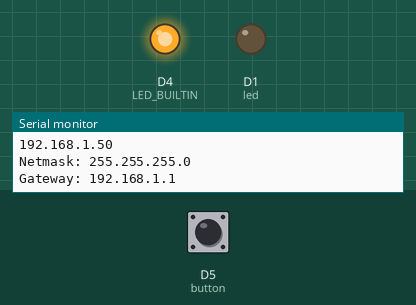
This sketch was run on a simulated ESP8266 (NodeMCU). Shown: output pins drawn as LEDs (lit = HIGH, except the on-board LED, lit = LOW), the last lines printed to the serial monitor. The test bench sets the inputs (shaded band); at power-on: D5 (button) LOW. WiFi joins after 1.5 s; servers stay silent unless stated; uploads are accepted with an empty reply.

Above: at 3.2 s.
3.3 s: D5 (button) pulled HIGH for 0.15 s
At 4.3 s:
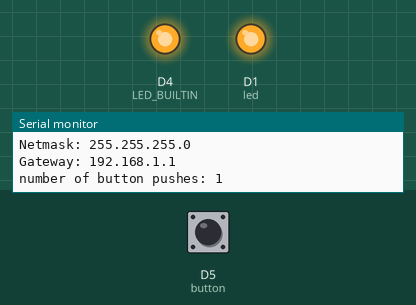
6.3 s: D5 (button) pulled HIGH for 1 s
9.3 s: D5 (button) pulled HIGH for 3.2 s
Timing chart, 0 to 15.8 s (numbered marks = the images above; inputs shaded):
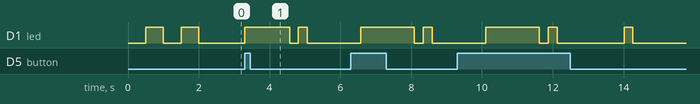

Measured:
- after the input at 3.3 s, D1 (led): LOW → HIGH at once, → LOW 1.3 s later, → HIGH 0.25 s later, → LOW 0.25 s later

The sketch:

ConexionBotonWeb-Polo.ino
```cpp
#include <ESP8266WiFi.h>

int buttonState = 0;
int lastButtonState = 0;
int buttonPushCounter = 0;

//POLO
const char* ssid1 = "INFINITUMFD9C_2.4";
const char* password1 = "8q8ydR28gY";

//CASA
const char* ssid2 = "JustInternet";
const char* password2 = "thePassword";

//CASA
const char* ssid3 = "Sotres";
const char* password3 = "12345678";

const char* host = "uruguay25.mx";

int led = D1;     // LED pin D1
int button = D5; // push button is connected D0

void setup() {
  // put your setup code here, to run once:
  pinMode( button, INPUT);
  pinMode(led , OUTPUT );
  pinMode(LED_BUILTIN , OUTPUT );

  Serial.begin(115200);

  // Connect to WiFi network
  Serial.println();
  Serial.println();
  Serial.print("Connecting to ");
  Serial.println(ssid1);

  WiFi.begin(ssid1, password1);

  while (WiFi.status() != WL_CONNECTED) {
    delay(500);
    Serial.print("Not connected");
    digitalWrite(led, HIGH);
    delay(500);
    digitalWrite(led, LOW);
  }
  Serial.println("");
  Serial.println("WiFi connected");

  Serial.println("IP address: ");
  Serial.println(WiFi.localIP());

  Serial.print("Netmask: ");
  Serial.println(WiFi.subnetMask());

  Serial.print("Gateway: ");
  Serial.println(WiFi.gatewayIP());
}

void loop()
{
  buttonState = digitalRead(button);

  if (buttonState != lastButtonState) {
    // if the state has changed, increment the counter
    if (buttonState == HIGH) {
      digitalWrite(led, HIGH);
      // if the current state is HIGH then the button went from off to on:
      buttonPushCounter++;
      Serial.print("number of button pushes: ");
      Serial.println(buttonPushCounter);
    }
    // Delay a little bit to avoid bouncing
    WiFiClient client;
    const int httpPort = 80;
    if (!client.connect(host, httpPort)) {
      Serial.println("connection failed");
      digitalWrite(led, HIGH);
      delay(1000);
      digitalWrite(led, LOW);
      delay(1000);
      digitalWrite(led, HIGH);
      delay(1000);
      digitalWrite(led, LOW);
      return;
    }

    String url = "/apiUruguay/sensor4/insert.php?info1=" + String(buttonPushCounter);
    //Serial.print("Requesting URL: ");
    //Serial.println(url);

    client.print(String("GET ") + url + " HTTP/1.1\r\n" +
                 "Host: " + host + "\r\n" +
                 "Connection: close\r\n\r\n");

    while (client.available()) {
      String line = client.readStringUntil('\r');
      //Serial.print(line);
    }

    //Serial.println();
    Serial.println("PUBLICADO");
    lastButtonState = buttonState;
    digitalWrite(led, LOW);
    delay(250);
    digitalWrite(led, HIGH);
    delay(250);
    digitalWrite(led, LOW);


  }
  else{
    digitalWrite(led, LOW);}
}
```
